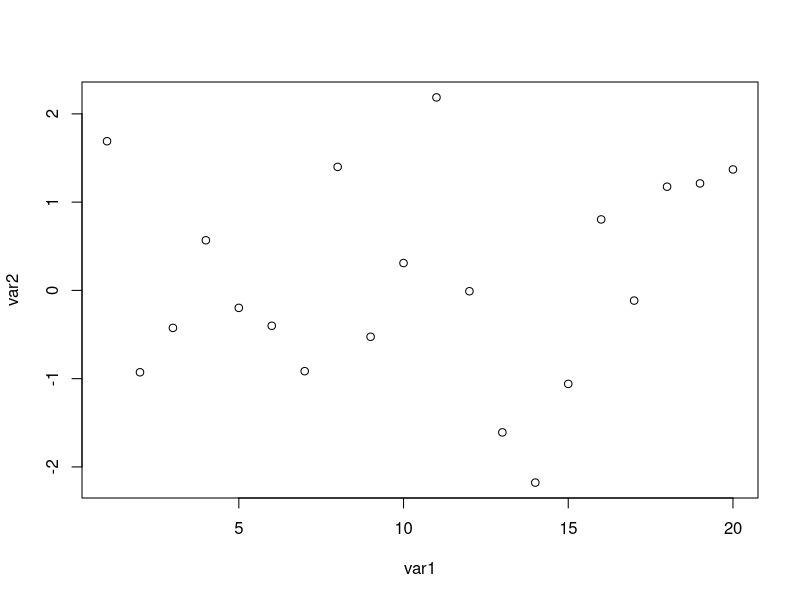
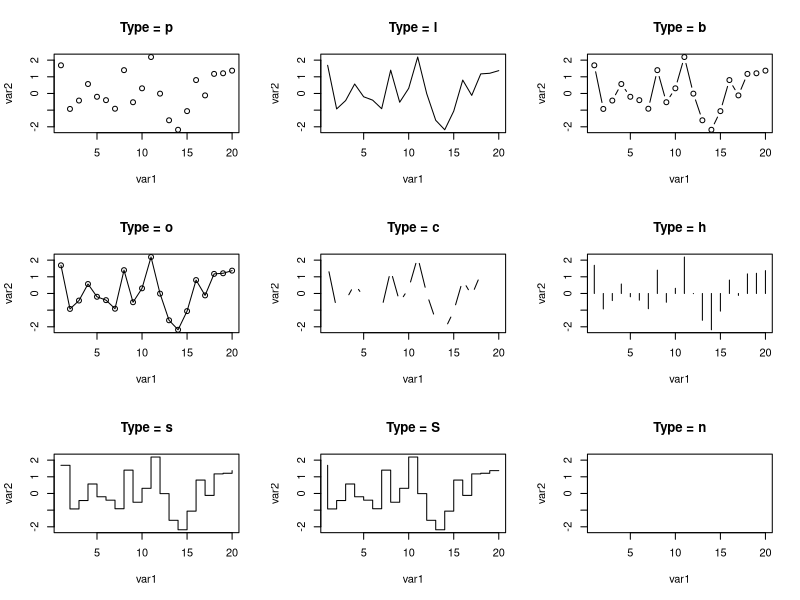
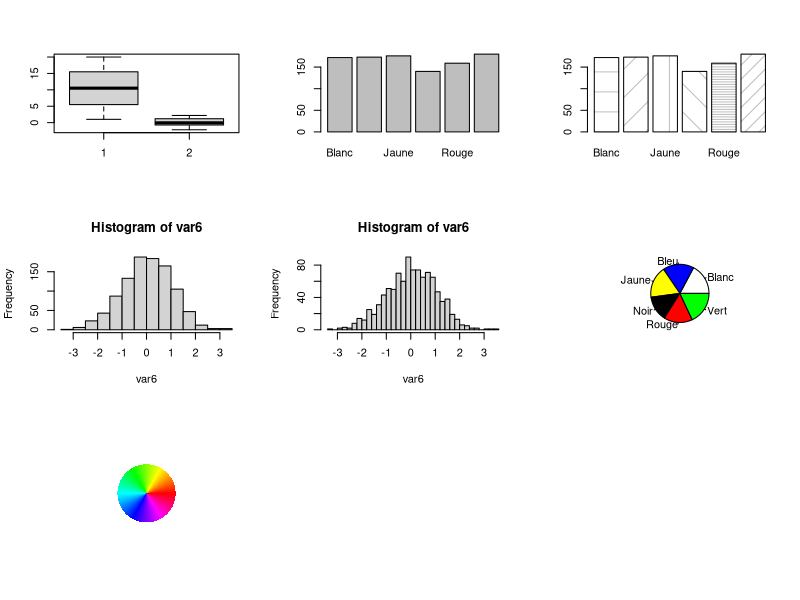
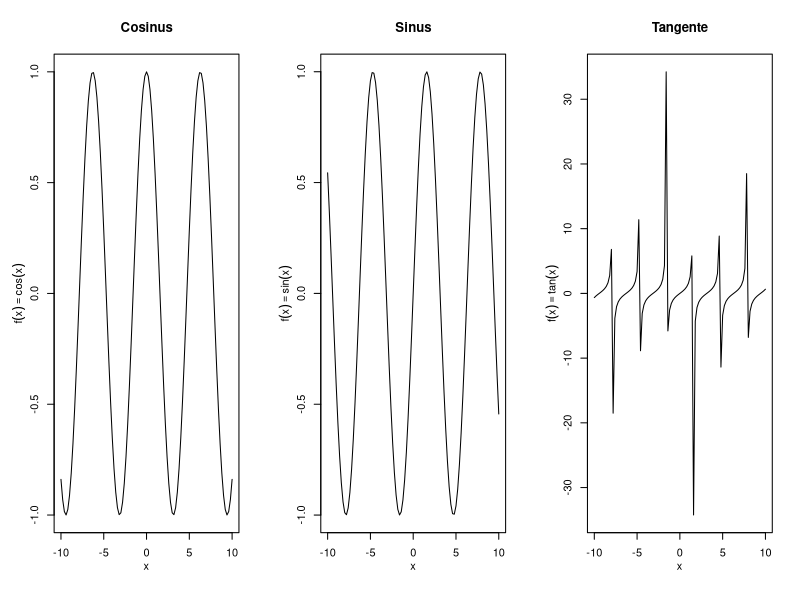
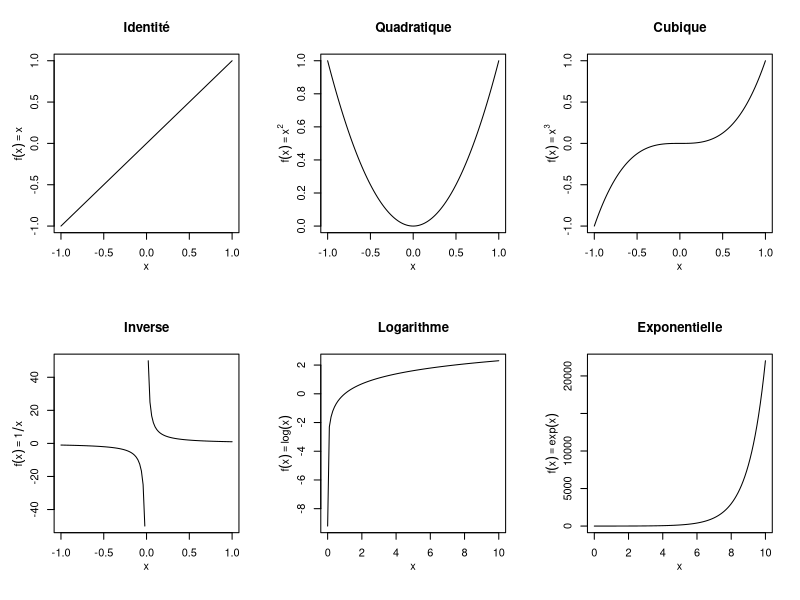

These charts were generated, in order, by the following R code:
## ---- chunk 1
(var1 <- seq(from = 1, to = 20, by = 1))
## ---- chunk 2
(var2 <- rnorm(n = 20, mean = 0, sd = 1))
## ---- chunk 3
plot(x = var1, y = var2)
## ---- chunk 4
par(mfrow = c(3, 3))
plot(var1, var2, type = "p", main = "Type = p")
plot(var1, var2, type = "l", main = "Type = l")
plot(var1, var2, type = "b", main = "Type = b")
plot(var1, var2, type = "o", main = "Type = o")
plot(var1, var2, type = "c", main = "Type = c")
plot(var1, var2, type = "h", main = "Type = h")
plot(var1, var2, type = "s", main = "Type = s")
plot(var1, var2, type = "S", main = "Type = S")
plot(var1, var2, type = "n", main = "Type = n")
## ---- chunk 5
boxplot(var1, var2)
## ---- chunk 6
boxplot(var2, plot = FALSE)
## ---- chunk 7
(nom <- c("Vert", "Jaune", "Rouge", "Blanc", "Bleu", "Noir"))
## ---- chunk 8
echn <- sample(x = nom, size = 1000, replace = TRUE)
echn[1:20]
## ---- chunk 9
(var4 <- table(echn))
## ---- chunk 10
barplot(var4)
## ---- chunk 11
(var5 <- var4/sum(var4))
## ---- chunk 12
barplot(var4, density = c(rep(5, 4), 40, 10), angle = c(0, 45, 90, 135))
## ---- chunk 13
var6 <- rnorm(n = 1000)
var6[1:20]
## ---- chunk 14
hist(var6)
## ---- chunk 15
hist(var6, plot = FALSE)
## ---- chunk 16
hist(var6, breaks = 30)
## ---- chunk 17
pie(var4, col = c("white", "blue", "yellow", "black", "red", "green"))
## ---- chunk 18
pie(rep(1, 250), col = rainbow(250), border = NA, labels = "")
## ---- chunk 19
par(mfrow = c(1, 3), mgp = c(2, 1, 0))
txt <- expression(f(x)==cos(x))
curve(cos(x), from = -10, to = 10, main = "Cosinus", ylab = txt)
txt <- expression(f(x)==sin(x))
curve(sin(x), from = -10, to = 10, main = "Sinus", ylab = txt)
txt <- expression(f(x)==tan(x))
curve(tan(x), from = -10, to = 10, main = "Tangente", ylab = txt)
## ---- chunk 20
par(mfrow = c(2, 3), mgp = c(2, 1, 0))
txt <- expression(f(x)==x)
curve(x^1, from = -1, to = 1, main = "Identité", ylab = txt)
txt <- expression(f(x)==x^2)
curve(x^2, from = -1, to = 1, main = "Quadratique", ylab = txt)
txt <- expression(f(x)==x^3)
curve(x^3, from = -1, to = 1, main = "Cubique", ylab = txt)
txt <- expression(f(x)==1/x)
curve(1/x, from = -1, to = 1, main = "Inverse", ylab = txt)
txt <- expression(f(x)==log(x))
curve(log(x), from = 0.0001, to = 10, main = "Logarithme", ylab = txt)
txt <- expression(f(x)==exp(x))
curve(exp(x), from = 0.0001, to = 10, main = "Exponentielle", ylab = txt)
